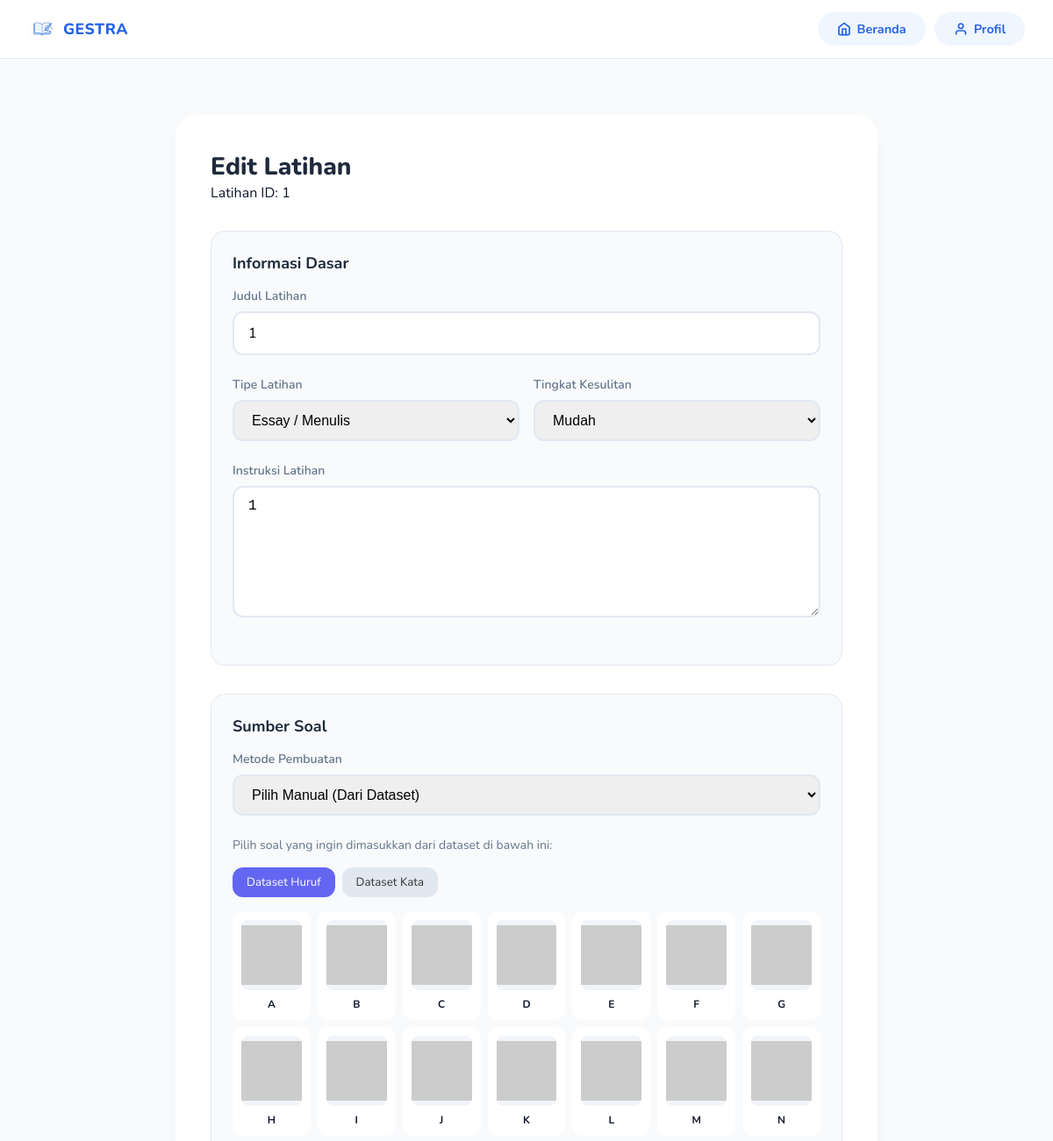
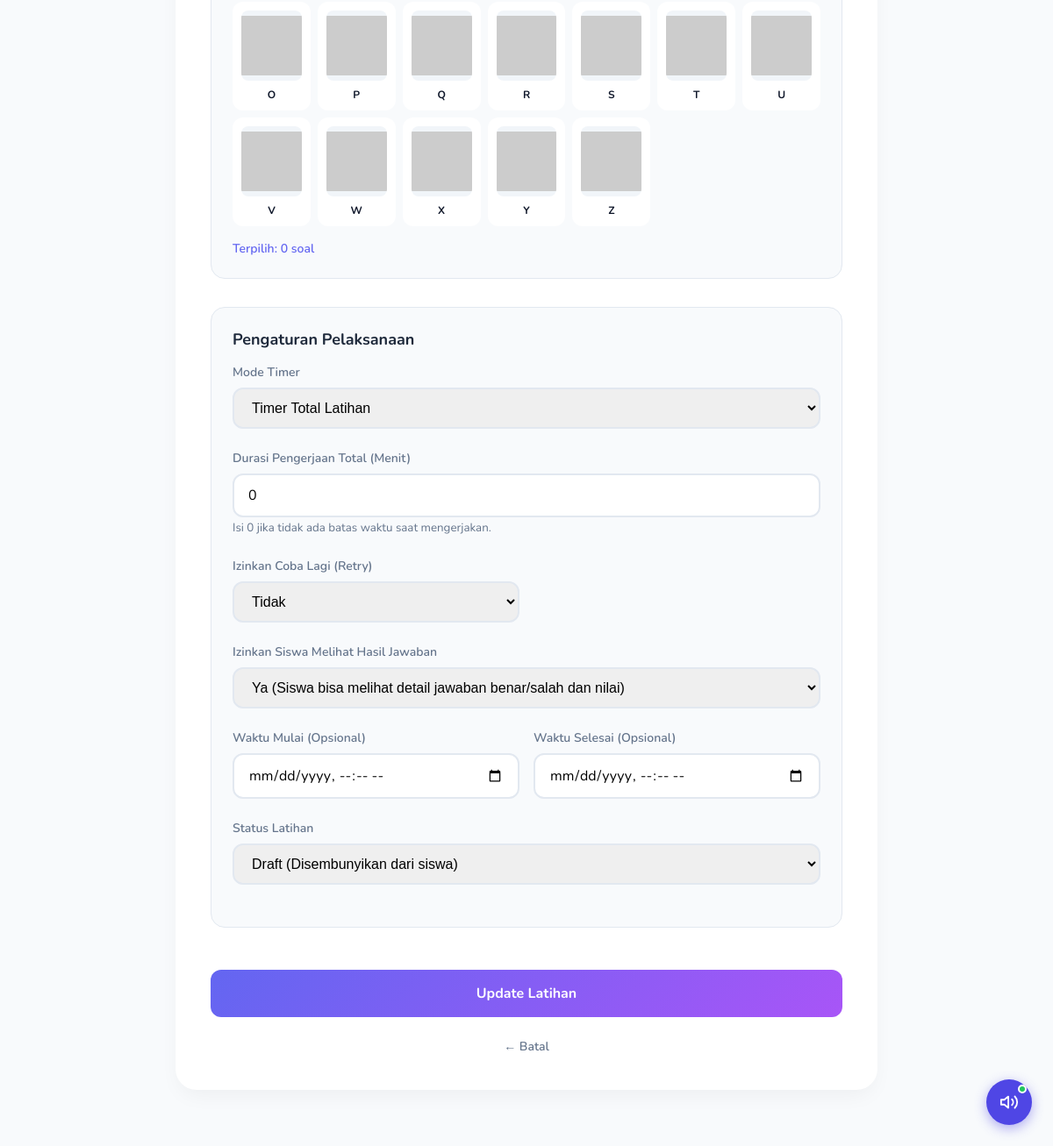
Screenshot of /guru/latihan/1/edit (signed in) with the database file from the repository (2 pictures, top to bottom).
### app/models/latihan.py (models this page shows)
class Latihan(Base):
    __tablename__ = "latihan"
    id = Column(Integer, primary_key=True, index=True)
    kelas_id = Column(Integer, ForeignKey("kelas.id"), index=True)
    guru_id = Column(Integer, ForeignKey("users.id"), index=True)
    judul = Column(String, index=True)
    pertanyaan = Column(Text)
    tipe_soal = Column(String, default="essay")  # "essay", "pilihan_ganda", "isian", "handwriting_huruf", "handwriting_kata", "tebak_gambar"
    metode_pembuatan = Column(String, default="manual")  # "manual", "random"
    dataset_type = Column(String, nullable=True)  # "huruf", "kata", "hewan", etc.
    jumlah_soal = Column(Integer, default=5)
    durasi_menit = Column(Integer, default=0) # 0 = tanpa batas
    waktu_mulai = Column(DateTime, nullable=True)
    waktu_selesai = Column(DateTime, nullable=True)
    status = Column(String, default="draft")  # "draft", "aktif", "selesai"
    soal_tergenerate = Column(Text, nullable=True)  # JSON list of questions
    izinkan_retry = Column(Boolean, default=False)
    max_attempt = Column(Integer, default=1)  # -1 = unlimited
    mode_timer = Column(String, default="total")  # "total", "per_soal"
    durasi_per_soal = Column(Integer, default=30)  # dalam detik
    izinkan_lihat_hasil = Column(Boolean, default=True)
    pilihan_jawaban = Column(Text, nullable=True)  # JSON format: {"A": "...", "B": "...", ...}
    jawaban_kunci = Column(Text, nullable=True)  # Jawaban yang benar
    tingkat_kesulitan = Column(String, default="mudah")  # "mudah", "sedang", "sulit"
    dibuat_pada = Column(DateTime, default=datetime.utcnow)
    diupdate_pada = Column(DateTime, default=datetime.utcnow, onupdate=datetime.utcnow)
    kelas = relationship("Kelas")
    guru = relationship("User")
    jawaban_siswa = relationship("Jawaban", back_populates="latihan", cascade="all, delete-orphan")

### app/routes/guru.py (the view)
@router.get("/latihan/{latihan_id}/edit", response_class=HTMLResponse)
async def edit_latihan_page(
    request: Request,
    latihan_id: int,
    db: Session = Depends(get_db)
):
    user = get_current_user(request, db)
    if not user or user.role != "guru":
        return RedirectResponse(url="/login")
    latihan = get_latihan_by_id(db, latihan_id)
    if not latihan or latihan.guru_id != user.id:
        return RedirectResponse(url="/guru/dashboard")
    dataset_huruf = get_dataset_by_type("huruf")
    dataset_kata = get_dataset_by_type("kata")
    return templates.TemplateResponse(
        request=request,
        name="guru/edit-latihan.html",
        context={
            "user": user,
            "latihan": latihan,
            "dataset_huruf": dataset_huruf,
            "dataset_kata": dataset_kata
        }
    )

### app/templates/guru/edit-latihan.html (shortened to what this page needs)
{% extends "layout.html" %}
{% block content %}
<div class="form-container">
    <div class="form-header">
        <h1>Edit Latihan</h1>
        <p>Latihan ID: {{ latihan.id }}</p>
    </div>
    <form action="/guru/latihan/{{ latihan.id }}/update" method="POST" id="form-edit-latihan">
        <div class="dataset-section" style="background: #f8fafc; border: 1px solid #e2e8f0; border-radius: 16px; padding: 1.5rem; margin-bottom: 2rem;">
            <div class="dataset-header" style="margin-bottom: 1rem;">
                <h3 style="margin: 0; font-size: 1.125rem; color: #1e293b;">Informasi Dasar</h3>
            </div>
            <div class="form-group">
                <label for="judul">Judul Latihan</label>
                <input type="text" id="judul" name="judul" class="form-control" value="{{ latihan.judul }}" required>
            </div>
            <div class="grid-2">
                <div class="form-group">
                    <label for="tipe_soal">Tipe Latihan</label>
                    <select id="tipe_soal" name="tipe_soal" class="form-control">
                        <option value="essay" {% if latihan.tipe_soal == 'essay' %}selected{% endif %}>Essay / Menulis</option>
                    </select>
                </div>
                <div class="form-group">
                    <label for="tingkat_kesulitan">Tingkat Kesulitan</label>
                    <select id="tingkat_kesulitan" name="tingkat_kesulitan" class="form-control">
                        <option value="mudah" {% if latihan.tingkat_kesulitan == 'mudah' %}selected{% endif %}>Mudah</option>
                    </select>
                </div>
            </div>
            <div class="form-group">
                <label for="pertanyaan">Instruksi Latihan</label>
                <textarea id="pertanyaan" name="pertanyaan" class="form-control" required>{{ latihan.pertanyaan }}</textarea>
            </div>
        </div>
        <div class="dataset-section" style="background: #f8fafc; border: 1px solid #e2e8f0; border-radius: 16px; padding: 1.5rem; margin-bottom: 2rem;">
            <div class="dataset-header" style="margin-bottom: 1rem;">
                <h3 style="margin: 0; font-size: 1.125rem; color: #1e293b;">Sumber Soal</h3>
            </div>
            <div class="form-group">
                <label for="metode_pembuatan">Metode Pembuatan</label>
                <select id="metode_pembuatan" name="metode_pembuatan" class="form-control" onchange="toggleMetode()">
                    <option value="manual" {% if latihan.metode_pembuatan == 'manual' %}selected{% endif %}>Pilih Manual (Dari Dataset)</option>
                </select>
            </div>
            <div id="section-manual" style="{% if latihan.metode_pembuatan == 'manual' %}display: block;{% else %}display: none;{% endif %}">
                <p style="font-size: 0.875rem; color: #64748b; margin-bottom: 1rem;">Pilih soal yang ingin dimasukkan dari dataset di bawah ini:</p>
                <div style="margin-bottom: 1rem; display: flex; gap: 0.5rem;">
                    <button type="button" onclick="switchTab('huruf')" id="tab-huruf" style="background:#6366f1; color:white; padding:0.5rem 1rem; border-radius:12px; border:none; cursor:pointer;">Dataset Huruf</button>
                    <button type="button" onclick="switchTab('kata')" id="tab-kata" style="background:#e2e8f0; color:#333; padding:0.5rem 1rem; border-radius:12px; border:none; cursor:pointer;">Dataset Kata</button>
                </div>
                <div id="grid-huruf" style="display: grid; grid-template-columns: repeat(auto-fill, minmax(80px, 1fr)); gap: 0.5rem;">
                    {% for item in dataset_huruf %}
                    <div class="dataset-item manual-item" onclick="toggleSelection(this, '{{ item.id }}', '{{ item.label }}', '{{ item.image }}')"
                         style="cursor:pointer; border: 2px solid transparent; background: white; border-radius: 12px; padding: 0.5rem; text-align: center;"
                         data-id="{{ item.id }}">
                        <img src="{{ item.image }}" alt="{{ item.label }}" style="width: 100%; height: 80px; object-fit: contain; border-radius: 8px; background: #f1f5f9; margin-bottom: 0.5rem;">
                        <div style="font-size: 0.75rem; font-weight: 700;">{{ item.label }}</div>
                    </div>
                    {% endfor %}
                </div>
                <div style="margin-top: 1rem; font-size: 0.875rem; font-weight: 600; color: #6366f1;">
                    Terpilih: <span id="count-terpilih">0</span> soal
                </div>
            </div>
        </div>
        <div class="dataset-section" style="background: #f8fafc; border: 1px solid #e2e8f0; border-radius: 16px; padding: 1.5rem; margin-bottom: 2rem;">
            <div class="dataset-header" style="margin-bottom: 1rem;">
                <h3 style="margin: 0; font-size: 1.125rem; color: #1e293b;">Pengaturan Pelaksanaan</h3>
            </div>
            <div class="form-group">
                <label for="mode_timer">Mode Timer</label>
                <select id="mode_timer" name="mode_timer" class="form-control" onchange="toggleTimerMode()">
                    <option value="total" {% if latihan.mode_timer == 'total' %}selected{% endif %}>Timer Total Latihan</option>
                </select>
            </div>
            <div class="form-group" id="durasi-total-group" style="{% if latihan.mode_timer == 'per_soal' %}display: none;{% endif %}">
                <label for="durasi_menit">Durasi Pengerjaan Total (Menit)</label>
                <input type="number" id="durasi_menit" name="durasi_menit" class="form-control" value="{{ latihan.durasi_menit }}" min="0" placeholder="0 = tanpa batas waktu">
                <small style="color: #64748b;">Isi 0 jika tidak ada batas waktu saat mengerjakan.</small>
            </div>
            <div class="grid-2">
                <div class="form-group">
                    <label for="izinkan_retry">Izinkan Coba Lagi (Retry)</label>
                    <select id="izinkan_retry" name="izinkan_retry" class="form-control" onchange="toggleRetry()">
                        <option value="tidak" {% if not latihan.izinkan_retry %}selected{% endif %}>Tidak</option>
                    </select>
                </div>
            </div>
            <div class="form-group">
                <label for="izinkan_lihat_hasil">Izinkan Siswa Melihat Hasil Jawaban</label>
                <select id="izinkan_lihat_hasil" name="izinkan_lihat_hasil" class="form-control">
                    <option value="ya" {% if latihan.izinkan_lihat_hasil %}selected{% endif %}>Ya (Siswa bisa melihat detail jawaban benar/salah dan nilai)</option>
                </select>
            </div>
            <div class="grid-2">
                <div class="form-group">
                    <label for="waktu_mulai">Waktu Mulai (Opsional)</label>
                    <input type="datetime-local" id="waktu_mulai" name="waktu_mulai" class="form-control" value="{% if latihan.waktu_mulai %}{{ latihan.waktu_mulai.strftime('%Y-%m-%dT%H:%M') }}{% endif %}">
                </div>
                <div class="form-group">
                    <label for="waktu_selesai">Waktu Selesai (Opsional)</label>
                    <input type="datetime-local" id="waktu_selesai" name="waktu_selesai" class="form-control" value="{% if latihan.waktu_selesai %}{{ latihan.waktu_selesai.strftime('%Y-%m-%dT%H:%M') }}{% endif %}">
                </div>
            </div>
            <div class="form-group">
                <label for="status_latihan">Status Latihan</label>
                <select id="status_latihan" name="status_latihan" class="form-control">
                    <option value="draft" {% if latihan.status == 'draft' %}selected{% endif %}>Draft (Disembunyikan dari siswa)</option>
                </select>
            </div>
        </div>
        <button type="submit" class="btn-submit" onclick="return validateForm()">Update Latihan</button>
    </form>
    <a href="/guru/kelas/{{ latihan.kelas_id }}/detail" style="display: block; text-align: center; margin-top: 1.5rem; color: #64748b; text-decoration: none; font-size: 0.875rem; font-weight: 600;">← Batal</a>
</div>
{% endblock %}

### app/static/css/global.css (style rules this page uses)
:root { --blue-50: #EFF6FF; --blue-100: #DBEAFE; --blue-200: #BFDBFE; --blue-300: #93C5FD; --blue-400: #60A5FA; --blue-500: #3B82F6; --blue-600: #2563EB; --blue-700: #1D4ED8; --blue-800: #1E40AF; --gray-50: #F8FAFC; --gray-100: #F1F5F9; --gray-200: #E2E8F0; --gray-300: #CBD5E1; --gray-400: #94A3B8; --gray-500: #64748B; --gray-700: #334155; --gray-900: #0F172A; --white: #FFFFFF; --radius-sm: 8px; --radius-md: 14px; --radius-lg: 20px; --radius-xl: 28px; --shadow-sm: 0 1px 3px rgba(0, 0, 0, .08), 0 1px 2px rgba(0, 0, 0, .06); --shadow-md: 0 4px 16px rgba(37, 99, 235, .10); --shadow-lg: 0 8px 32px rgba(37, 99, 235, .14); --transition: all .22s ease; --font: 'Nunito', sans-serif; }
*, *::before, *::after { box-sizing: border-box; margin: 0; padding: 0; }
html { scroll-behavior: smooth; }
body { font-family: var(--font); background-color: var(--gray-50); color: var(--gray-900); min-height: 100vh; -webkit-font-smoothing: antialiased; }
img { max-width: 100%; display: block; }
a { text-decoration: none; color: inherit; }
button { cursor: pointer; font-family: var(--font); border: none; outline: none; }
input { font-family: var(--font); outline: none; border: none; }

### app/templates/guru/edit-latihan.html (style rules this page uses)
.form-container { max-width: 800px; margin: 4rem auto; padding: 2.5rem; background: white; border-radius: 24px; box-shadow: 0 10px 25px -5px rgba(0, 0, 0, 0.05); }
.form-header { margin-bottom: 2rem; }
.form-header h1 { font-size: 1.75rem; font-weight: 800; color: #1e293b; }
.form-group { margin-bottom: 1.5rem; }
.form-group label { display: block; font-size: 0.875rem; font-weight: 600; color: #64748b; margin-bottom: 0.5rem; }
.form-control { width: 100%; padding: 0.75rem 1rem; border: 2px solid #e2e8f0; border-radius: 12px; font-size: 1rem; transition: border-color 0.2s; }
.grid-2 { display: grid; grid-template-columns: 1fr 1fr; gap: 1rem; }
textarea.form-control { resize: vertical; min-height: 150px; }
.btn-submit { width: 100%; background: linear-gradient(135deg, #6366f1 0%, #a855f7 100%); color: white; border: none; padding: 1rem; border-radius: 12px; font-size: 1rem; font-weight: 700; cursor: pointer; margin-top: 1rem; transition: opacity 0.2s; }

### rows the page displays
Latihan: id "1", judul "1", tipe_soal "Essay / Menulis", tingkat_kesulitan "Mudah", pertanyaan "1", metode_pembuatan "Pilih Manual (Dari Dataset)", mode_timer "Timer Total Latihan", durasi_menit "0", izinkan_retry "Tidak", izinkan_lihat_hasil "Ya (Siswa bisa melihat detail jawaban benar/salah dan nilai)", status_latihan "Draft (Disembunyikan dari siswa)"

### other values shown
{{ item.label }} "A" "B" "C" "D" "E" "F" "G" "H" "I" "J" "K" "L" "M" "N" "O" "P" "Q" "R" "S" "T" "U" "V" "W" "X" "Y" "Z"
